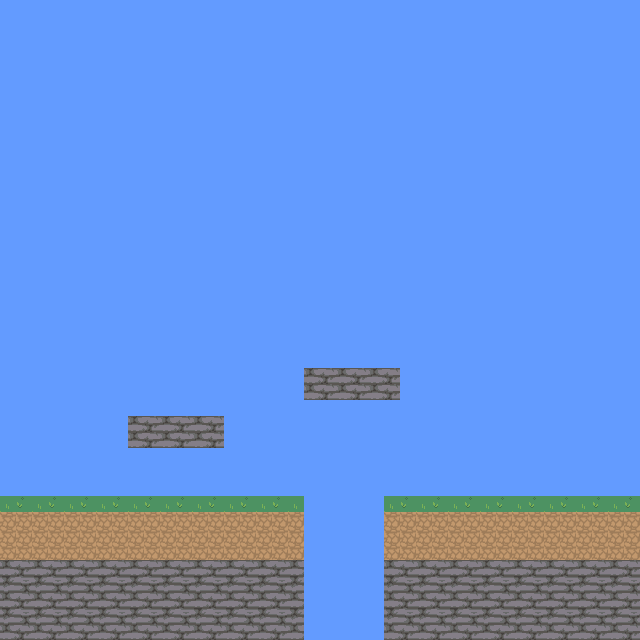

A 2D game scene composited from a Tiled map and its tileset images. What follows is a short description and the map's XML, with each tile layer's data collapsed to a summary:
An orthogonal 40x40 tile map with 16x16 px tiles, 3 tile layers (background, platform, vide) and 6 objects (5x collision, Player).

<map version="1.5" tiledversion="1.7.2" orientation="orthogonal" renderorder="right-down" width="40" height="40" tilewidth="16" tileheight="16" infinite="0" nextlayerid="6" nextobjectid="10">
 <tileset firstgid="1" source="nature.tsx" />
 <layer id="1" name="background" width="40" height="40">
  <data>[1600 cells, 1555 non-empty, 11 distinct tile ids]</data>
 </layer>
 <layer id="2" name="platform" width="40" height="40">
  <data>[1600 cells, 24 non-empty, 2 distinct tile ids]</data>
 </layer>
 <layer id="3" name="vide" width="40" height="40">
  <data>[1600 cells, 45 non-empty, 4 distinct tile ids]</data>
 </layer>
 <objectgroup id="5" name="Objects">
  <object id="3" name="Player" x="76.7013" y="404.425">
   <point />
  </object>
  <object id="5" type="collision" x="126.584" y="416.762" width="97.0835" height="29.5005" />
  <object id="6" type="collision" x="304.66" y="367.415" width="94.938" height="32.1824" />
  <object id="7" type="collision" x="1.07275" y="496.145" width="301.978" height="143.212" />
  <object id="8" type="collision" x="385.116" y="496.145" width="254.777" height="143.212" />
  <object id="9" type="collision" x="0" y="-1.60912" width="32.1824" height="497.754" />
 </objectgroup>
</map>